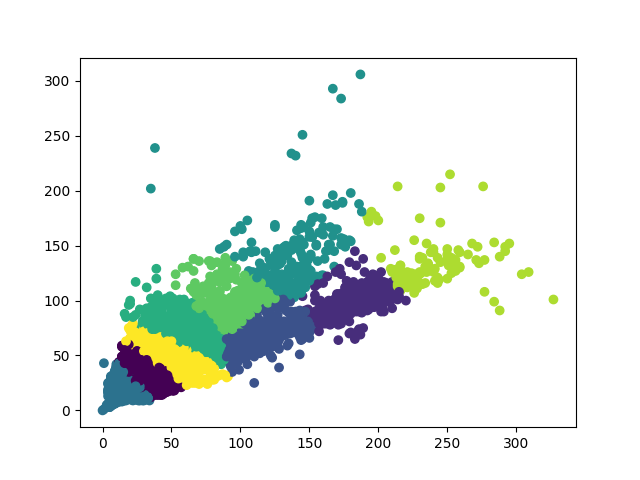

Here is the Python script that generated this plot:
import os.path as osp
import sys
if sys.version_info[0] == 2:
    import xml.etree.cElementTree as ET
else:
    import xml.etree.ElementTree as ET
from sklearn.cluster import KMeans
import numpy as np
import matplotlib.pyplot as plt

ids=[]
fo = open("utils/data.txt","r")
for line in fo.readlines():
    line = line.strip()
    ids.append(line)
info_path='/home/wh/traffic_datasets/data/Annotations'
annopath = osp.join(info_path, '%s.xml')

bboxes = []
for item in ids:
    target = ET.parse(annopath % item).getroot()
    for obj in target.iter('object'):
        bbox = obj.find('bndbox')
        pts = ['xmin', 'ymin', 'xmax', 'ymax']
        bndbox = []
        for i, pt in enumerate(pts):
            cur_pt = int(bbox.find(pt).text)
            bndbox.append(cur_pt)
        width = bndbox[2]-bndbox[0]
        height = bndbox[3]-bndbox[1]
        bboxes.append([width, height])

bboxes = np.array(bboxes).reshape(-1, 2)

clf = KMeans(n_clusters=9)#.fit_predict(bboxes)
pred = clf.fit(bboxes)
plt.scatter(bboxes[:, 0], bboxes[:, 1], c=clf.labels_)
plt.show()
plt.savefig('kmeans.png')
print(clf.cluster_centers_)

